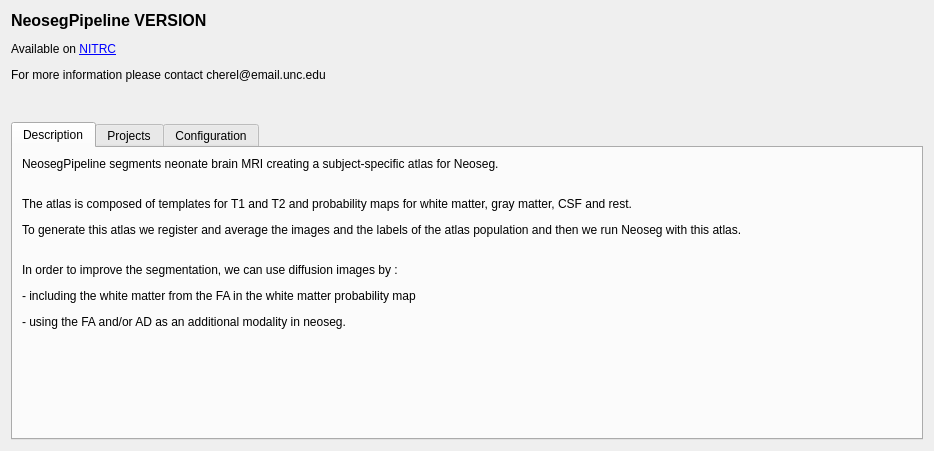
<?xml version="1.0" encoding="UTF-8"?>
<ui version="4.0">
 <class>Dialog</class>
 <widget class="QDialog" name="Dialog">
  <property name="geometry">
   <rect>
    <x>0</x>
    <y>0</y>
    <width>934</width>
    <height>451</height>
   </rect>
  </property>
  <property name="windowTitle">
   <string>About</string>
  </property>
  <layout class="QVBoxLayout" name="verticalLayout">
   <item>
    <widget class="QWidget" name="widget" native="true">
     <layout class="QGridLayout" name="gridLayout">
      <property name="margin">
       <number>0</number>
      </property>
      <item row="0" column="2">
       <widget class="QLabel" name="label_5">
        <property name="text">
         <string>&lt;html&gt;&lt;head/&gt;&lt;body&gt;&lt;p&gt;&lt;img src=&quot;:/icons/Resources/icons/Logo128*128.png&quot;/&gt;&lt;/p&gt;&lt;/body&gt;&lt;/html&gt;</string>
        </property>
       </widget>
      </item>
      <item row="0" column="1">
       <spacer name="horizontalSpacer">
        <property name="orientation">
         <enum>Qt::Horizontal</enum>
        </property>
        <property name="sizeHint" stdset="0">
         <size>
          <width>40</width>
          <height>20</height>
         </size>
        </property>
       </spacer>
      </item>
      <item row="0" column="0">
       <widget class="QWidget" name="widget_2" native="true">
        <layout class="QGridLayout" name="gridLayout_2">
         <property name="margin">
          <number>0</number>
         </property>
         <item row="0" column="0">
          <widget class="QLabel" name="aboutTitle_label">
           <property name="font">
            <font>
             <strikeout>false</strikeout>
            </font>
           </property>
           <property name="text">
            <string>&lt;html&gt;&lt;head/&gt;&lt;body&gt;&lt;p&gt;&lt;span style=&quot; font-size:12pt; font-weight:600;&quot;&gt;NeosegPipeline VERSION&lt;/span&gt;&lt;/p&gt;&lt;p&gt;Available on &lt;a href=&quot;http://www.nitrc.org/projects/neosegpipeline/&quot;&gt;&lt;span style=&quot; text-decoration: underline; color:#0000ff;&quot;&gt;NITRC&lt;/span&gt;&lt;/a&gt;&lt;/p&gt;&lt;p&gt;For more information please contact cherel@email.unc.edu&lt;/p&gt;&lt;/body&gt;&lt;/html&gt;</string>
           </property>
           <property name="margin">
            <number>10</number>
           </property>
          </widget>
         </item>
         <item row="1" column="0">
          <spacer name="verticalSpacer_4">
           <property name="orientation">
            <enum>Qt::Vertical</enum>
           </property>
           <property name="sizeHint" stdset="0">
            <size>
             <width>20</width>
             <height>40</height>
            </size>
           </property>
          </spacer>
         </item>
        </layout>
       </widget>
      </item>
     </layout>
    </widget>
   </item>
   <item>
    <widget class="QTabWidget" name="tabWidget">
     <property name="currentIndex">
      <number>0</number>
     </property>
     <widget class="QWidget" name="tab">
      <attribute name="title">
       <string>Description</string>
      </attribute>
      <layout class="QVBoxLayout" name="verticalLayout_3">
       <item>
        <widget class="QLabel" name="label">
         <property name="text">
          <string>&lt;html&gt;&lt;head/&gt;&lt;body&gt;&lt;p&gt;NeosegPipeline segments neonate brain MRI creating a subject-specific atlas for Neoseg. &lt;br/&gt;&lt;/p&gt;&lt;p&gt;The atlas is composed of templates for T1 and T2 and probability maps for white matter, gray matter, CSF and rest. &lt;/p&gt;&lt;p&gt;To generate this atlas we register and average the images and the labels of the atlas population and then we run Neoseg with this atlas. &lt;br/&gt;&lt;/p&gt;&lt;p&gt;In order to improve the segmentation, we can use diffusion images by :&lt;/p&gt;&lt;p&gt;- including the white matter from the FA in the white matter probability map &lt;/p&gt;&lt;p&gt;- using the FA and/or AD as an additional modality in neoseg. &lt;/p&gt;&lt;/body&gt;&lt;/html&gt;</string>
         </property>
        </widget>
       </item>
       <item>
        <spacer name="verticalSpacer">
         <property name="orientation">
          <enum>Qt::Vertical</enum>
         </property>
         <property name="sizeHint" stdset="0">
          <size>
           <width>20</width>
           <height>40</height>
          </size>
         </property>
        </spacer>
       </item>
      </layout>
     </widget>
     <widget class="QWidget" name="tab_2">
      <attribute name="title">
       <string>Projects</string>
      </attribute>
      <layout class="QVBoxLayout" name="verticalLayout_2">
       <item>
        <widget class="QLabel" name="label_3">
         <property name="text">
          <string>&lt;html&gt;&lt;head/&gt;&lt;body&gt;&lt;p&gt;The development of this tool is part of these projects : &lt;br/&gt;&lt;/p&gt;&lt;p&gt;- &lt;span style=&quot; vertical-align:top;&quot;&gt;MECHANISMS OF RISK AND RESILIENCE IN ASD: ONTOGENY, PHYLOGENY AND GENE DISRUPTION - &lt;/span&gt;5P50MH100029-02 (&lt;a href=&quot;http://projectreporter.nih.gov/project_info_description.cfm?aid=8541870&amp;amp;icde=19865957&amp;amp;ddparam=&amp;amp;ddvalue=&amp;amp;ddsub=&amp;amp;cr=1&amp;amp;csb=default&amp;amp;cs=ASC&quot;&gt;&lt;span style=&quot; text-decoration: underline; color:#0000ff;&quot;&gt;more info&lt;/span&gt;&lt;/a&gt;)&lt;/p&gt;&lt;p&gt;- DEVELOPMENTAL BRAIN ATLAS TOOLS AND DATA APPLIED TO HUMANS AND MACAQUES - 5R01MH091645-04 (&lt;a href=&quot;http://projectreporter.nih.gov/project_info_description.cfm?aid=8454496&amp;amp;icde=19865940&amp;amp;ddparam=&amp;amp;ddvalue=&amp;amp;ddsub=&amp;amp;cr=1&amp;amp;csb=default&amp;amp;cs=ASC&quot;&gt;&lt;span style=&quot; text-decoration: underline; color:#0000ff;&quot;&gt;more info&lt;/span&gt;&lt;/a&gt;)&lt;/p&gt;&lt;p&gt;- FETAL PROGRAMMING OF THE NEWBORN AND INFANT HUMAN BRAIN - 5R01MH091351-04 (&lt;a href=&quot;http://projectreporter.nih.gov/project_info_description.cfm?aid=8586904&amp;amp;icde=19865949&amp;amp;ddparam=&amp;amp;ddvalue=&amp;amp;ddsub=&amp;amp;cr=2&amp;amp;csb=default&amp;amp;cs=ASC&quot;&gt;&lt;span style=&quot; text-decoration: underline; color:#0000ff;&quot;&gt;more info&lt;/span&gt;&lt;/a&gt;)&lt;/p&gt;&lt;p&gt;- A LONGITUDINAL MRI STUDY OF INFANTS AT RISK FOR AUTISM - 5R01HD055741-07 (&lt;a href=&quot;http://projectreporter.nih.gov/project_info_description.cfm?aid=8537772&amp;amp;icde=19865953&amp;amp;ddparam=&amp;amp;ddvalue=&amp;amp;ddsub=&amp;amp;cr=3&amp;amp;csb=default&amp;amp;cs=ASC&quot;&gt;&lt;span style=&quot; text-decoration: underline; color:#0000ff;&quot;&gt;more info&lt;/span&gt;&lt;/a&gt;)&lt;/p&gt;&lt;p&gt;- A LONGITUDINAL MRI STUDY OF BRAIN DEVELOPMENT IN FRAGILE X SYNDROME - 5R01HD059854-04 (&lt;a href=&quot;http://projectreporter.nih.gov/project_info_description.cfm?aid=8501015&amp;amp;icde=19865963&amp;amp;ddparam=&amp;amp;ddvalue=&amp;amp;ddsub=&amp;amp;cr=2&amp;amp;csb=default&amp;amp;cs=ASC&quot;&gt;&lt;span style=&quot; text-decoration: underline; color:#0000ff;&quot;&gt;more info&lt;/span&gt;&lt;/a&gt;)&lt;/p&gt;&lt;p&gt;- CORE 1 - COMPUTER SCIENCE AND ALGORITHM - &lt;a name=&quot;spnPNUMB&quot;/&gt;5U54EB005149-09 (&lt;a href=&quot;http://projectreporter.nih.gov/project_info_description.cfm?aid=8501015&amp;amp;icde=19865963&amp;amp;ddparam=&amp;amp;ddvalue=&amp;amp;ddsub=&amp;amp;cr=2&amp;amp;csb=default&amp;amp;cs=ASC&quot;&gt;&lt;span style=&quot; text-decoration: underline; color:#0000ff;&quot;&gt;more info&lt;/span&gt;&lt;/a&gt;)&lt;/p&gt;&lt;p&gt;- EARLY BRAIN DEVELOPMENT IN ONE AND TWO YEAR OLDS - 2R01HD053000-06A1 (&lt;a href=&quot;http://projectreporter.nih.gov/project_info_description.cfm?aid=8628534&amp;amp;icde=19865981&amp;amp;ddparam=&amp;amp;ddvalue=&amp;amp;ddsub=&amp;amp;cr=1&amp;amp;csb=default&amp;amp;cs=ASC&quot;&gt;&lt;span style=&quot; text-decoration: underline; color:#0000ff;&quot;&gt;more info&lt;/span&gt;&lt;/a&gt;)&lt;/p&gt;&lt;p&gt;- EARLY BRAIN DEVELOPMENT IN TWINS - 5R01MH070890-10 (&lt;a href=&quot;http://projectreporter.nih.gov/project_info_description.cfm?aid=8605920&amp;amp;icde=19865981&amp;amp;ddparam=&amp;amp;ddvalue=&amp;amp;ddsub=&amp;amp;cr=2&amp;amp;csb=default&amp;amp;cs=ASC&quot;&gt;&lt;span style=&quot; text-decoration: underline; color:#0000ff;&quot;&gt;more info&lt;/span&gt;&lt;/a&gt;)&lt;/p&gt;&lt;/body&gt;&lt;/html&gt;</string>
         </property>
         <property name="openExternalLinks">
          <bool>true</bool>
         </property>
        </widget>
       </item>
       <item>
        <spacer name="verticalSpacer_2">
         <property name="orientation">
          <enum>Qt::Vertical</enum>
         </property>
         <property name="sizeHint" stdset="0">
          <size>
           <width>20</width>
           <height>40</height>
          </size>
         </property>
        </spacer>
       </item>
      </layout>
     </widget>
     <widget class="QWidget" name="tab_3">
      <attribute name="title">
       <string>Configuration</string>
      </attribute>
      <layout class="QVBoxLayout" name="verticalLayout_4">
       <item>
        <widget class="QLabel" name="label_4">
         <property name="text">
          <string>&lt;html&gt;&lt;head/&gt;&lt;body&gt;&lt;p&gt;In order to make the configuration easier you can define some environement variable :&lt;/p&gt;&lt;p&gt;- NEOSEG-PIPELINE-EXECUTABLES contains the path of a XML file for the softwares configuration&lt;/p&gt;&lt;p&gt;- NEOSEG-PIPELINE-ATLAS-POPULATION contains the path of the atlas population directory &lt;/p&gt;&lt;/body&gt;&lt;/html&gt;</string>
         </property>
        </widget>
       </item>
       <item>
        <spacer name="verticalSpacer_3">
         <property name="orientation">
          <enum>Qt::Vertical</enum>
         </property>
         <property name="sizeHint" stdset="0">
          <size>
           <width>20</width>
           <height>40</height>
          </size>
         </property>
        </spacer>
       </item>
      </layout>
     </widget>
    </widget>
   </item>
  </layout>
 </widget>
 <resources>
  <include location="resources.qrc"/>
 </resources>
 <connections/>
</ui>
